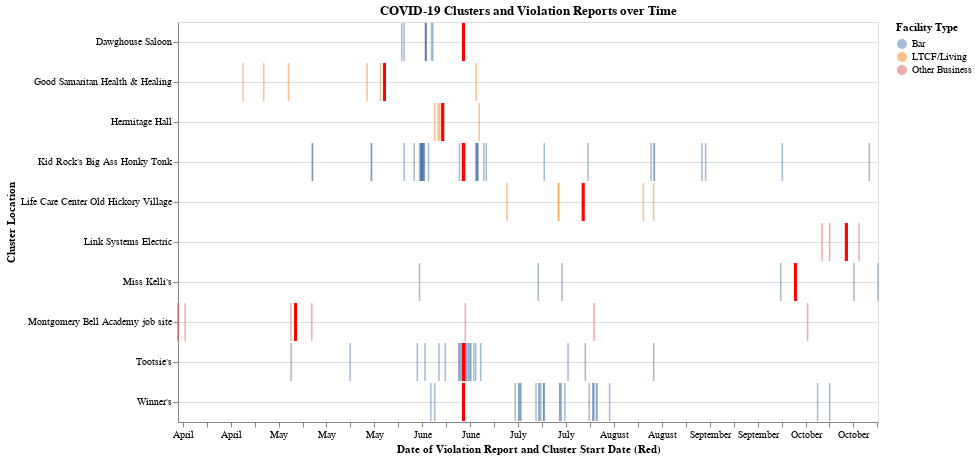

Notebook source saved alongside this figure:
### Code cell
violations_strip = alt.Chart(fuzzy_strip).mark_tick(opacity=.5, thickness=1.5).encode(
    x = alt.X('Date / Time Opened', axis = alt.Axis(
        title = 'Date of Violation Report and Cluster Start Date (Red)', format = ("%B"), grid=False)), color='Facility Type',
    y = alt.Y('Cluster Name', axis = alt.Axis(title = 'Cluster Location', grid=True)),
    size=alt.value(38)
).properties(
    width=700,
    height=400,
    title='COVID-19 Clusters and Violation Reports over Time'
)

cluster_strip = alt.Chart(fuzzy_strip).mark_tick(thickness=2.5).encode(
    x="Cluster Start Date",
    y="Cluster Name",
    color=alt.value('red'),
    size=alt.value(38)
)

violations_strip + cluster_strip

### Figure 1 — Vega-Lite specification as saved in the notebook (floating-point values rounded to 4 significant figures; data arrays with more than 128 entries replaced by an {"elided": "..."} marker saying what was removed)
{"config": {"view": {"continuousWidth": 400, "continuousHeight": 300}}, "layer": [{"mark": {"type": "tick", "opacity": 0.5, "thickness": 1.5}, "encoding": {"color": {"type": "nominal", "field": "Facility Type"}, "size": {"value": 38}, "x": {"type": "temporal", "axis": {"format": "%B", "grid": false, "title": "Date of Violation Report and Cluster Start Date (Red)"}, "field": "Date / Time Opened"}, "y": {"type": "nominal", "axis": {"grid": true, "title": "Cluster Location"}, "field": "Cluster Name"}}, "height": 400, "title": "COVID-19 Clusters and Violation Reports over Time", "width": 700}, {"mark": {"type": "tick", "thickness": 2.5}, "encoding": {"color": {"value": "red"}, "size": {"value": 38}, "x": {"type": "temporal", "field": "Cluster Start Date"}, "y": {"type": "nominal", "field": "Cluster Name"}}}], "data": {"name": "data-9eaa7789135898b4ae4975955df173d1"}, "$schema": "https://vega.github.io/schema/vega-lite/v4.8.1.json", "datasets": {"data-9eaa7789135898b4ae4975955df173d1": {"elided": "145 records"}}}
